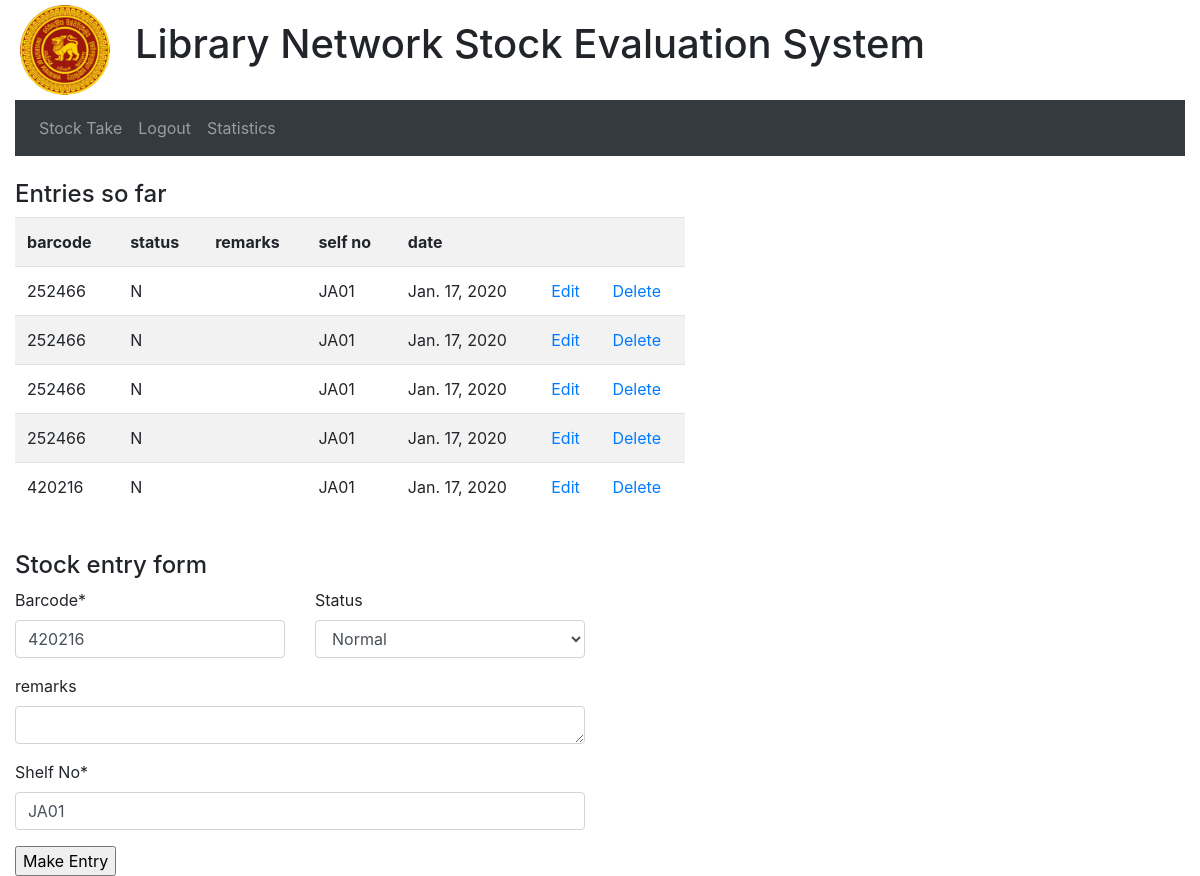
Screenshot of /edit_stock_entry/70 (signed in) with the database file from the repository.
### user/models.py (models this page shows)
class StockEntry(models.Model):
	STATUS = [
		('D', 'Duplicate'),
		('O', 'Other'),
		('M', 'Missmatch'),
	]
	id = models.AutoField(primary_key=True)
	barcode = models.CharField('barcode',max_length=10)
	status = models.CharField('status',max_length=1, choices=STATUS,null=True)
	user = models.ForeignKey(User,on_delete=models.CASCADE,null=True, default="")
	shelf_no = models.CharField('shelf no',max_length=20)
	remarks = models.TextField('Remarks',null=True)
	date = models.DateField(auto_now=True)

### user/views.py (the view)
# urls.py: re_path(r'^edit_stock_entry/(\w*)/*$',login_required(EditStockEntry.as_view())),
class EditStockEntry(View):
	def get(self,request,id):
		params={}
		entries_so_far = StockEntry.objects.filter(user=request.user).order_by('-id')[:5]
		params['entries'] = reversed(entries_so_far)
		stock_entry = StockEntry.objects.get(id=id)
		data = {'id':id,
				'barcode':stock_entry.barcode,
				'status':stock_entry.status,
				'remarks':stock_entry.remarks,
				'shelf_no':stock_entry.shelf_no,
				'is_update':True
				}
		form = StockTakingForm(data)
		params['form'] = form
		return render(request, 'user/stock_take.html', params)

### user/forms.py
class StockTakingForm(forms.Form):
	STATUS = [
		('N', 'Normal'),
		('D', 'Duplicate'),
		('O', 'Other'),
		('M', 'Missmatch')
	]
	id=forms.CharField(widget=forms.HiddenInput(), required=False)
	barcode = forms.CharField(label="Barcode", max_length=10)
	status = forms.ChoiceField(choices=STATUS, required=False)
	remarks = forms.CharField(label="remarks", widget=forms.Textarea(attrs={'rows': 1,'cols': 85}), max_length=750, required=False)
	shelf_no = forms.CharField(label="Shelf No", max_length=20)
	is_update = forms.BooleanField(widget=forms.HiddenInput(),required=False,initial=False)

### templates/user/stock_take.html (shortened to what this page needs)
{% extends "base.html" %}
{% load crispy_forms_tags %}
{% block content %}
	<div class="row">
		<div class='col-lg-7'>
			<h4 class="mt-4">Entries so far</h4>
			<table class="table table-striped">
			<tr>
				<th>barcode</th>
				<th>status</th>
				<th>remarks</th>
				<th>self no</th>
				<th>date</th>
				<th></th>
				<th></th>
			</tr>
			{% for stock_entry in entries %}
				<tr>
					<td>{{stock_entry.barcode}}</td>
					<td>{{stock_entry.status}}</td>
					<td>{{stock_entry.remarks}}</td>
					<td>{{stock_entry.shelf_no}}</td>
					<td>{{stock_entry.date}}</td>
					<td><a href="/edit_stock_entry/{{stock_entry.id}}">Edit</a></td>
					<td><a href="/delete_stock_entry/{{stock_entry.id}}">Delete</a></td>
				</tr>
			{% endfor %}
			</table>
		</div>
		<div class="col-lg-5">
		</div>
	</div>
	<form method="POST" action="/stock_take/">
		<div class="row">
			<div class="col-lg-6">
				<h4 class="mt-4">Stock entry form</h4>
				<div class='row'>
					<div class="col">
						{{ form.barcode|as_crispy_field }}
					</div>
					<div class="col">
						{{ form.status|as_crispy_field }}
					</div>
				</div>
				{{ form.remarks|as_crispy_field }}
				{{ form.shelf_no|as_crispy_field }}
				<input type="submit" value="Make Entry" />
			</div>
		</div>
	</form>
{% endblock %}

### rows the page displays
StockEntry: barcode "252466", status "N", shelf_no "JA01", date "Jan. 17, 2020"
StockEntry: barcode "252466", status "N", shelf_no "JA01", date "Jan. 17, 2020"
StockEntry: barcode "252466", status "N", shelf_no "JA01", date "Jan. 17, 2020"
StockEntry: barcode "252466", status "N", shelf_no "JA01", date "Jan. 17, 2020"
StockEntry: barcode "420216", status "N", shelf_no "JA01", date "Jan. 17, 2020", status "Normal"
